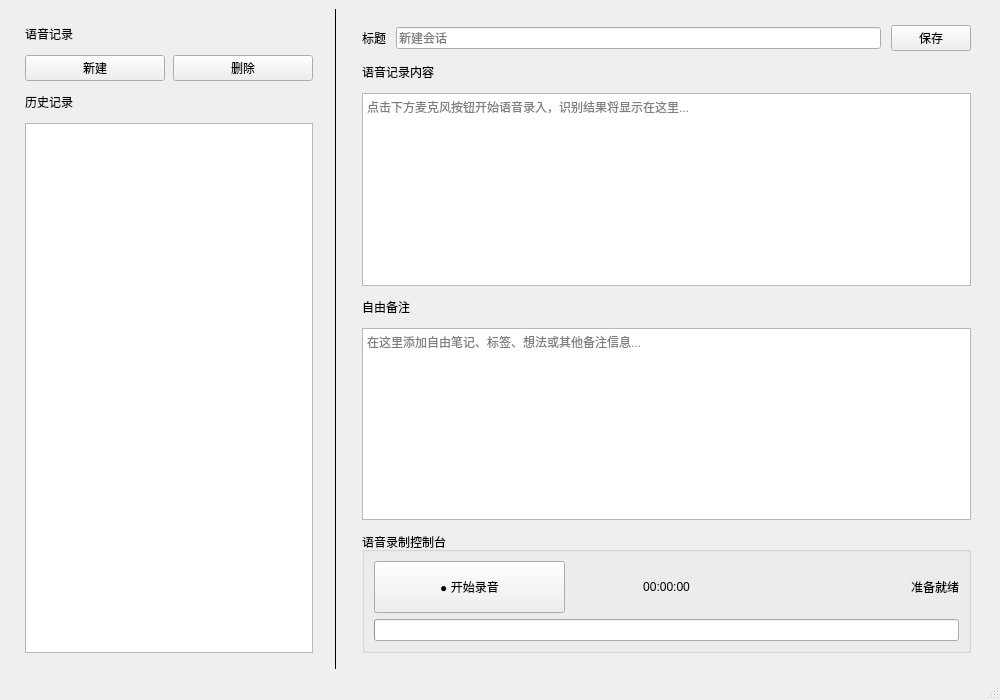
<?xml version="1.0" encoding="UTF-8"?>
<ui version="4.0">
 <class>MainWindow</class>
 <widget class="QMainWindow" name="MainWindow">
  <property name="geometry">
   <rect>
    <x>0</x>
    <y>0</y>
    <width>1000</width>
    <height>700</height>
   </rect>
  </property>
  <property name="windowTitle">
   <string>语音记录</string>
  </property>
  <widget class="QWidget" name="centralWidget">
   <layout class="QHBoxLayout" name="horizontalLayout">
    <item>
     <widget class="QWidget" name="leftPanel" native="true">
      <property name="minimumSize">
       <size>
        <width>260</width>
        <height>0</height>
       </size>
      </property>
      <property name="maximumSize">
       <size>
        <width>320</width>
        <height>16777215</height>
       </size>
      </property>
      <layout class="QVBoxLayout" name="leftLayout">
       <property name="spacing">
        <number>12</number>
       </property>
       <property name="leftMargin">
        <number>16</number>
       </property>
       <property name="topMargin">
        <number>16</number>
       </property>
       <property name="rightMargin">
        <number>16</number>
       </property>
       <property name="bottomMargin">
        <number>16</number>
       </property>
       <item>
        <widget class="QLabel" name="appTitleLabel">
         <property name="text">
          <string>语音记录</string>
         </property>
        </widget>
       </item>
       <item>
        <layout class="QHBoxLayout" name="btnLayout">
         <property name="spacing">
          <number>8</number>
         </property>
         <item>
          <widget class="QPushButton" name="newBtn">
           <property name="text">
            <string>新建</string>
           </property>
           <property name="objectName">
            <string notr="true">primaryBtn</string>
           </property>
          </widget>
         </item>
         <item>
          <widget class="QPushButton" name="deleteBtn">
           <property name="text">
            <string>删除</string>
           </property>
          </widget>
         </item>
        </layout>
       </item>
       <item>
        <widget class="QLabel" name="historyLabel">
         <property name="text">
          <string>历史记录</string>
         </property>
        </widget>
       </item>
       <item>
        <widget class="QListWidget" name="historyList">
         <property name="selectionMode">
          <enum>QAbstractItemView::SingleSelection</enum>
         </property>
        </widget>
       </item>
      </layout>
     </widget>
    </item>
    <item>
     <widget class="QFrame" name="divider">
      <property name="minimumSize">
       <size>
        <width>1</width>
        <height>0</height>
       </size>
      </property>
      <property name="maximumSize">
       <size>
        <width>1</width>
        <height>16777215</height>
       </size>
      </property>
      <property name="frameShape">
       <enum>QFrame::VLine</enum>
      </property>
      <property name="frameShadow">
       <enum>QFrame::Plain</enum>
      </property>
     </widget>
    </item>
    <item>
     <widget class="QWidget" name="rightPanel" native="true">
      <layout class="QVBoxLayout" name="rightLayout">
       <property name="spacing">
        <number>12</number>
       </property>
       <property name="leftMargin">
        <number>20</number>
       </property>
       <property name="topMargin">
        <number>16</number>
       </property>
       <property name="rightMargin">
        <number>20</number>
       </property>
       <property name="bottomMargin">
        <number>16</number>
       </property>
       <item>
        <layout class="QHBoxLayout" name="topBarLayout">
         <property name="spacing">
          <number>10</number>
         </property>
         <item>
          <widget class="QLabel" name="titleLabel">
           <property name="text">
            <string>标题</string>
           </property>
          </widget>
         </item>
         <item>
          <widget class="QLineEdit" name="titleEdit">
           <property name="placeholderText">
            <string>新建会话</string>
           </property>
          </widget>
         </item>
         <item>
          <widget class="QPushButton" name="saveBtn">
           <property name="text">
            <string>保存</string>
           </property>
           <property name="objectName">
            <string notr="true">primaryBtn</string>
           </property>
          </widget>
         </item>
        </layout>
       </item>
       <item>
        <widget class="QLabel" name="contentLabel">
         <property name="text">
          <string>语音记录内容</string>
         </property>
        </widget>
       </item>
       <item>
        <widget class="QTextEdit" name="contentEdit">
         <property name="minimumSize">
          <size>
           <width>0</width>
           <height>150</height>
          </size>
         </property>
         <property name="placeholderText">
          <string>点击下方麦克风按钮开始语音录入，识别结果将显示在这里...</string>
         </property>
        </widget>
       </item>
       <item>
        <widget class="QLabel" name="notesLabel">
         <property name="text">
          <string>自由备注</string>
         </property>
        </widget>
       </item>
       <item>
        <widget class="QTextEdit" name="notesEdit">
         <property name="minimumSize">
          <size>
           <width>0</width>
           <height>100</height>
          </size>
         </property>
         <property name="placeholderText">
          <string>在这里添加自由笔记、标签、想法或其他备注信息...</string>
         </property>
        </widget>
       </item>
       <item>
        <widget class="QGroupBox" name="recordGroupBox">
         <property name="title">
          <string>语音录制控制台</string>
         </property>
         <layout class="QVBoxLayout" name="recordLayout">
          <item>
           <layout class="QHBoxLayout" name="recordControlLayout">
            <item>
             <widget class="QPushButton" name="recordBtn">
              <property name="minimumSize">
               <size>
                <width>140</width>
                <height>52</height>
               </size>
              </property>
              <property name="text">
               <string>● 开始录音</string>
              </property>
              <property name="checkable">
               <bool>false</bool>
              </property>
             </widget>
            </item>
            <item>
             <widget class="QLabel" name="durationLabel">
              <property name="text">
               <string>00:00:00</string>
              </property>
              <property name="alignment">
               <set>Qt::AlignCenter</set>
              </property>
             </widget>
            </item>
            <item>
             <widget class="QLabel" name="statusLabel">
              <property name="text">
               <string>准备就绪</string>
              </property>
              <property name="alignment">
               <set>Qt::AlignRight|Qt::AlignTrailing|Qt::AlignVCenter</set>
              </property>
             </widget>
            </item>
           </layout>
          </item>
          <item>
           <widget class="QProgressBar" name="levelBar">
            <property name="maximumHeight">
             <number>8</number>
            </property>
            <property name="maximum">
             <number>100</number>
            </property>
            <property name="value">
             <number>0</number>
            </property>
            <property name="textVisible">
             <bool>false</bool>
            </property>
           </widget>
          </item>
         </layout>
        </widget>
       </item>
      </layout>
     </widget>
    </item>
   </layout>
  </widget>
  <widget class="QStatusBar" name="statusBar"/>
 </widget>
 <resources/>
 <connections/>
</ui>
